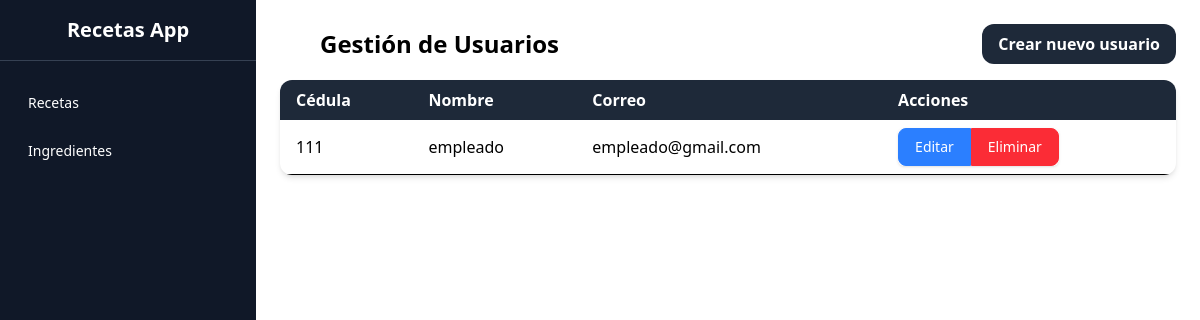
Page /views/admin/empleados/index.php (signed in) on the committed database.
### tables this page shows
CREATE TABLE `usuarios` (
  `cedula` varchar(20) NOT NULL,
  `nombre` varchar(100) NOT NULL,
  `correo` varchar(100) NOT NULL,
  `nit_empresa` varchar(20) DEFAULT NULL,
  `contraseña` varchar(500) NOT NULL,
  `rol_id` int(11) NOT NULL
);

### views/admin/empleados/index.php (the view, shortened to what this page needs)
<?php
$conex = new Database;
$pdo = $conex->conectar();
$adminCedula = $_SESSION['user']['cedula'] ?? null;
$stmt = $pdo->prepare("SELECT nit_empresa FROM usuarios WHERE cedula = ? AND rol_id = 2");
$stmt->execute([$adminCedula]);
$adminEmpresa = $stmt->fetch(PDO::FETCH_ASSOC);
$nitEmpresa = $adminEmpresa['nit_empresa'];
$stmt = $pdo->prepare("SELECT cedula, nombre, correo FROM usuarios WHERE nit_empresa = ? AND rol_id = 3");
$stmt->execute([$nitEmpresa]);
$usuarios = $stmt->fetchAll(PDO::FETCH_ASSOC);
?>
<!DOCTYPE html>
<html lang="es">
<?php include '../../../partials/head.php'; ?>
<body class="flex">
    <?php include '../../../partials/sidebar.php'; ?>
    <main class="p-6 w-full md:ml-64">
        <div class="flex justify-between items-center mb-4">
            <h1 class="text-2xl font-bold pl-10">Gestión de Usuarios</h1>
            <a href="<?= BASE_URL ?>views/admin/empleados/crear.php"
               class="bg-gray-800 hover:bg-gray-900 text-white font-semibold py-2 px-4 rounded-xl transition">
                Crear nuevo usuario
            </a>
        </div>
        <div class="overflow-x-auto rounded-xl shadow-md bg-white">
            <table class="min-w-full">
                <thead class="bg-gray-800 text-white text-left">
                    <tr>
                        <th class="px-4 py-2">Cédula</th>
                        <th class="px-4 py-2">Nombre</th>
                        <th class="px-4 py-2">Correo</th>
                        <th class="px-4 py-2">Acciones</th>
                    </tr>
                </thead>
                <tbody>
                    <?php foreach ($usuarios as $usuario): ?>
                        <tr class="border-b hover:bg-gray-100">
                            <td class="px-4 py-2"><?= htmlspecialchars($usuario['cedula']) ?></td>
                            <td class="px-4 py-2"><?= htmlspecialchars($usuario['nombre']) ?></td>
                            <td class="px-4 py-2"><?= htmlspecialchars($usuario['correo']) ?></td>
                            <td class="px-4 py-2">
                                <div class="inline-flex rounded-md shadow-sm" role="group">
                                    <a href="<?= BASE_URL ?>views/admin/empleados/editar.php?cedula=<?= urlencode($usuario['cedula']) ?>"
                                       class="px-4 py-2 text-sm font-medium text-white bg-blue-500 border border-blue-500 rounded-l-lg hover:bg-blue-600">
                                        Editar
                                    </a>
                                    <form action="<?= BASE_URL ?>views/admin/empleados/eliminar.php" method="POST" class="inline">
                                        <button type="submit"
                                                class="px-4 py-2 text-sm font-medium text-white bg-red-500 border border-red-500 rounded-r-lg hover:bg-red-600">
                                            Eliminar
                                        </button>
                                    </form>
                                </div>
                            </td>
                        </tr>
                    <?php endforeach; ?>
                </tbody>
            </table>
        </div>
    </main>
</body>
</html>

### rows in the picture
usuarios: cedula "111", nombre "empleado", correo "empleado@gmail.com"
